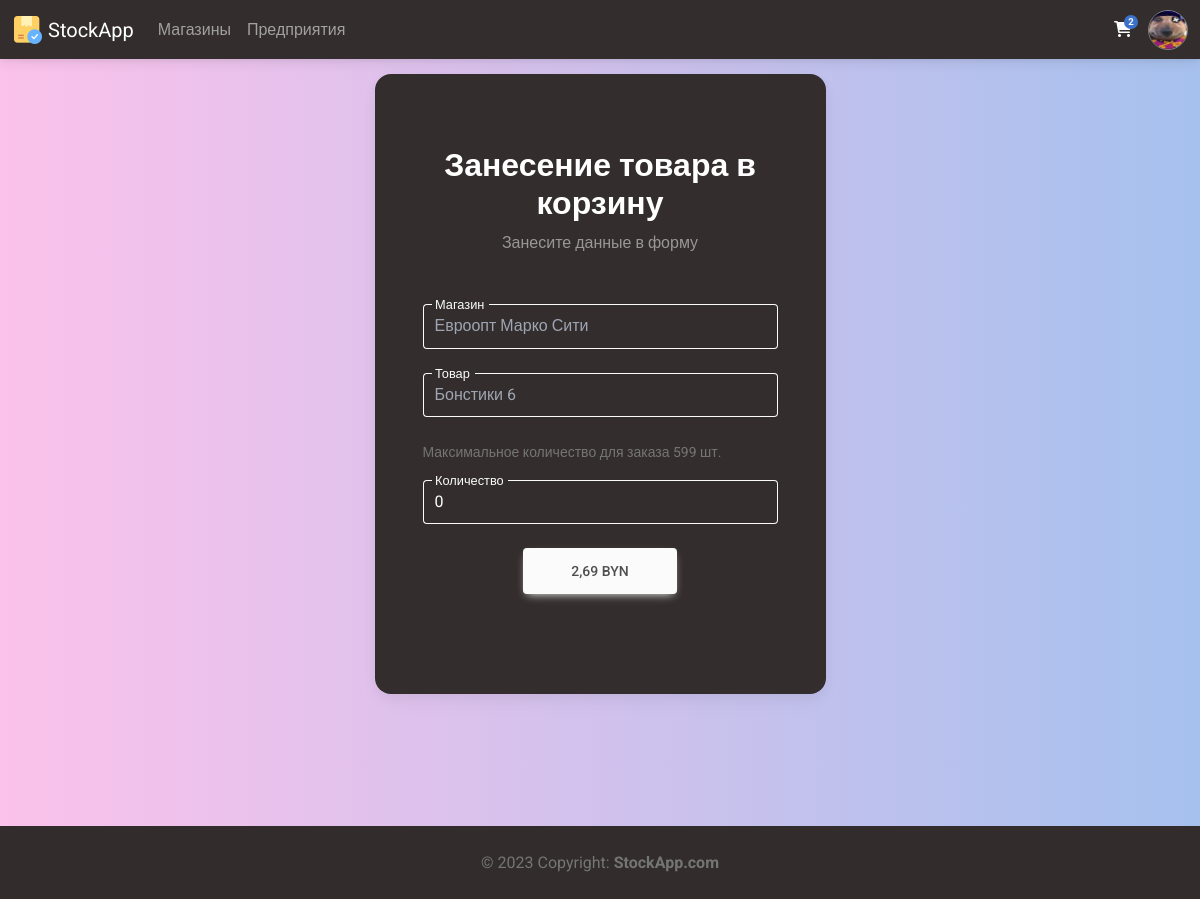
The app's page /shop/to_basket/27 (signed in), older data.
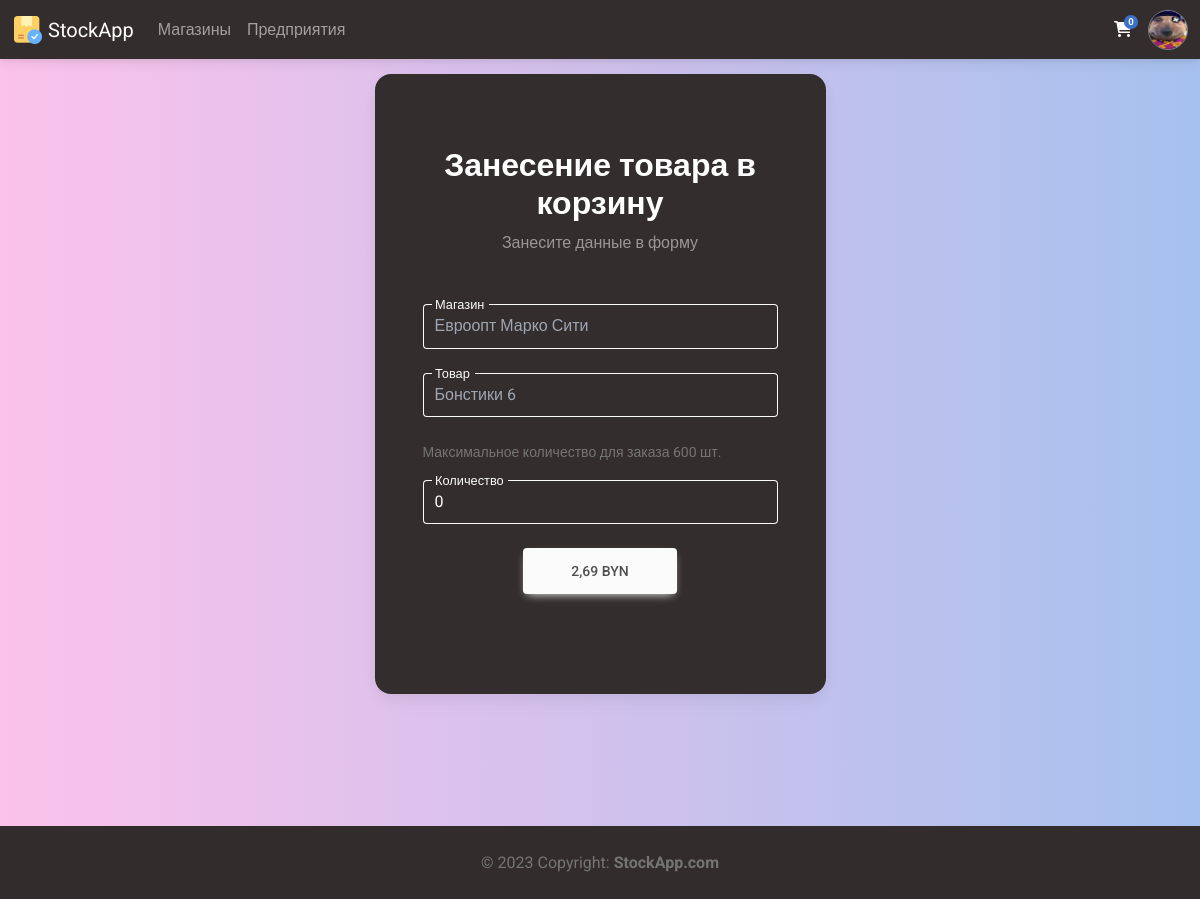
The same page, newer data.
### Members/models.py (models this page shows, shortened)
class Profile(models.Model):
    user = models.ForeignKey(settings.AUTH_USER_MODEL, on_delete=models.CASCADE, verbose_name='Пользователь')
    photo = models.ImageField(upload_to = 'avatars/%Y/%m/%d/', blank=False, verbose_name='Фото')
    bio = models.TextField(blank=True, verbose_name='О себе')
    manufactures = models.ManyToManyField('Manufacture.Manufacture', blank=True, verbose_name="Производства")
    shops = models.ManyToManyField('Shop.Shop', blank=True, verbose_name="Магазины")
    cart = models.ManyToManyField('CartItem', blank=True, verbose_name='Корзина')
    class Meta:
        verbose_name = 'Профиль'
        verbose_name_plural = 'Профили'
        ordering = ['-user', '-bio']

### Shop/models.py (models this page shows, shortened)
class Product(models.Model):
    item = models.ForeignKey('Manufacture.CatalogItem', on_delete=models.CASCADE, blank=False, verbose_name='Товар')
    stock = models.ForeignKey('Shop', on_delete=models.CASCADE, blank=False, verbose_name='Магазин')
    amount = models.IntegerField(validators=[MinValueValidator(0), MaxValueValidator(100000)], verbose_name='Количество')
    price = models.FloatField(validators=[MinValueValidator(0.01), MaxValueValidator(252734999999999.97)], verbose_name='Цена')
    class Meta:
        verbose_name = 'Товар'
        verbose_name_plural = 'Товары'
        ordering = ['-id']

class Shop(models.Model):
    name = models.CharField(max_length = 150, verbose_name='Название', unique=True)
    photo = models.ImageField(upload_to = 'shop/%Y/%m/%d/', blank=False, verbose_name='Фото')
    bio = models.TextField(blank=True, verbose_name='О магазине')
    code = models.CharField(max_length = 16, verbose_name='Код')
    class Meta:
        verbose_name = 'Магазин'
        verbose_name_plural = 'Магазины'
        ordering = ['-name', '-bio']

### Manufacture/models.py (models this page shows, shortened)
class CatalogItem(models.Model):
    manufacturer = models.ForeignKey('Manufacture', on_delete=models.CASCADE, blank=False, null=True, verbose_name='Производитель')
    name = models.CharField(max_length = 150, verbose_name='Название')
    bio = models.TextField(blank=True, verbose_name='О товаре')
    code = models.CharField(max_length = 13, verbose_name='Код товара')
    photo = models.ImageField(upload_to = 'catalog_items/%Y/%m/%d/', blank=False, verbose_name='Фото')
    date_of_manufacture = models.DateField(verbose_name='Дата производства', default='2000-01-01')
    expiration_date = models.DateField(verbose_name='Годен до', default='2000-01-01')
    amount = models.IntegerField(validators=[MinValueValidator(0), MaxValueValidator(100000)], default=100, verbose_name='Произведено единиц')
    price = models.FloatField(validators=[MinValueValidator(0.01), MaxValueValidator(252734999999999.97)], verbose_name='Цена')
    class Meta:
        verbose_name = 'Товар каталога'
        verbose_name_plural = 'Товары каталога'
        ordering = ['-name', '-id']

### Shop/views.py (the view)
# urls.py: path('to_basket/<int:id>', to_basket, name='to_basket'),
@login_required(login_url='login')
def to_basket(request, id):
    if request.method == "POST":
        shop_str = request.POST.get('shop', 'default_stock')
        if Shop.objects.filter(name=shop_str).exists():
            profile = Profile.objects.get(user=request.user)
            if Product.objects.filter(id=id).exists():
                shop = Shop.objects.get(name=shop_str)
                item = Product.objects.get(id=id)
                if profile.cart.filter(product=item).exists():
                    messages.success(request, ("Вы были перенаправлены на страницу редактирования товара в корзине, так как пытались заказать точно такой же товар ещё раз"))
                    return redirect('edit_cart', id=profile.cart.get(product=item).id)
                else:
                    am = int(request.POST.get('amount', '0'))
                    if item.amount >= am and item.amount > 0 and am > 0:
                        item.amount -= am
                        item.save()
                        Profile.objects.get(user=request.user).cart.add(CartItem.objects.create(product=item, amount=am))
                        messages.success(request, (f"Товар был добавлен к вам в корзину"))
                        return redirect('cart')
                    elif am == 0:
                        messages.success(request, ("Вы не можете добавить 0 товаров в корзину!"))
                        return redirect('to_basket', id=id)
                    else:
                        messages.success(request, ("На складе магазина нет указанного количества товара!"))
                        return redirect('to_basket', id=id)
            else:
                messages.success(request, ("Товара с таким названием не существует"))
                return redirect('to_basket', id=id)
        else:
            messages.success(request, ("Магазина с таким кодом не существует"))
            return redirect('to_basket', id=id)
    else:
        context = {
            'title': 'В корзину',
            'request': request,
            'profile': Profile.objects.get(user=request.user),
            'item': Product.objects.get(id=id),
        }
        return render(request, 'to_basket.html', context)

### Main/templatetags/main_tags.py (called while the page is built)
@register.inclusion_tag('modules/nav_profile.html')
def nav_profile(request):
    if request.user.is_authenticated:
        userobj = User.objects.get(username=request.user)
        profile = Profile.objects.get(user=userobj)
        context = {
            "request": request,
            "profile": profile,
        }
    else:
        context = {
            "request": request,
        }
    return context

@register.simple_tag()
def cart_items(request):
    return Profile.objects.get(user=request.user).cart.count()

### Shop/templates/to_basket.html (shortened to what this page needs)
{% extends 'base.html' %}
{% load static %}
{% block head %}
<link rel="stylesheet" href="{% static 'styles/profile.css' %}">
{% endblock %}
{% block content %}
<section class="vh-100 gradient-custom-2">
    <div class="container py-5 h-50">
      <div class="row d-flex justify-content-center align-items-center h-50">
        <div class="col-12 col-md-8 col-lg-6 col-xl-5">
          <div class="card bg-dark text-white" style="border-radius: 1rem;">
            <div class="card-body p-5 text-center">
              <div class="mb-md-5 mt-md-4 pb-1">
                <h2 class="fw-bold mb-">Занесение товара в корзину</h2>
                <p class="text-white-50 mb-5">Занесите данные в форму</p>
                <form action="{% url 'to_basket' id=item.id %}" method="POST">
                  <div class="form-outline form-white mb-4">
                    <input type="text" id="typeShopX" class="form-control form-control-lg bg-dark text-secondary disabled" value="{{item.stock.name}}" readonly name="shop">
                    <label class="form-label" for="typeShopX">Магазин</label>
                  </div>
                  <div class="form-outline form-white mb-4">
                    <input type="text" id="typeNameX" class="form-control form-control-lg bg-dark text-secondary disabled" value="{{item.item.name}}" readonly name="item">
                    <label class="form-label" for="typeNameX">Товар</label>
                  </div>
                  <p class="text-muted small mb-3 text-start">Максимальное количество для заказа {{item.amount}} шт.</p>
                  <div class="form-outline form-white mb-4">
                    <input id="typeAmountX" type="number" class="form-control form-control-lg" step="1" min="0" value="0" name="amount">
                    <label class="form-label" for="typeAmountX">Количество</label>
                  </div>
                  <button class="btn btn-light btn-lg px-5" id="buyButton" type="submit">{{item.price}} BYN</button>
                </form>
              </div>
            </div>
          </div>
        </div>
      </div>
    </div>
</section>
{% endblock %}

### templates/base.html (shortened to what this page needs)
{% load static %}
{% load main_tags %}
<!DOCTYPE html>
<html lang="en">
<head>
    {% block head %}{% endblock %}
    <link href="https://cdnjs.cloudflare.com/ajax/libs/mdb-ui-kit/6.2.0/mdb.min.css" rel="stylesheet"/>
    <link href="https://cdnjs.cloudflare.com/ajax/libs/font-awesome/6.0.0/css/all.min.css" rel="stylesheet"/>
    <link rel="stylesheet" href="{% static 'styles/base.css' %}">
    <link rel="stylesheet" href="{% static 'styles/alert.css' %}">
</head>
<body class="text-bg-light gradient-custom-2">
    <div class="wrapper d-flex flex-column min-vh-100">
        <header class="header">
            {% block header %}
                <nav class="navbar fixed-top navbar-expand-lg navbar-dark bg-dark text-bg-dark">
                    <div class="container-fluid">
                        <div class="collapse navbar-collapse" id="navbarSupportedContent">
                            <a class="navbar-brand mt-2 mt-lg-0" href="{% url 'main' %}">
                                <img src="{% static 'images/icons/64.png' %}" height="32" alt="MDB Logo" loading="lazy" />
                                StockApp
                            </a>
                            {% if request.user.is_authenticated %}
                            <ul class="navbar-nav me-auto mb-2 mb-lg-0">
                                <li class="nav-item">
                                    <a class="nav-link" href="{% url 'all_shops' %}">Магазины</a>
                                </li>
                                <li class="nav-item">
                                    <a class="nav-link" href="{% url 'all_manufactures' %}">Предприятия</a>
                                </li>
                            </ul>
                            {% endif %}
                        </div>
                        <div class="d-flex align-items-center">
                            {% if request.user.is_authenticated %}
                            <a class="text-reset me-3" href="{% url 'cart' %}">
                                <i class="fas fa-shopping-cart"></i>
                                <span class="badge rounded-pill badge-notification bg-primary">{% cart_items request %}</span>
                            </a>
                            {% endif %}
                            {% include 'inc/_nav_profile.html' %}
                        </div>
                    </div>
                </nav>
            {% endblock %}
        </header>
        <main class="main">
            <br>
            {% block content %}
            {% endblock %}
        </main>
        <footer class="footer mt-auto text-center text-lg-start bg-dark text-muted">
            {% block footer %}
                <div class="text-center p-4" style="background-color: rgba(0, 0, 0, 0.025);">
                    © 2023 Copyright:
                    <a class="text-reset fw-bold" href="/">StockApp.com</a>
                </div>
            {% endblock %}
        </footer>
    </div>
    <link rel="stylesheet" href="{% static 'styles/profile.css' %}">
</body>
</html>

Row changes from the older to the newer data that the page shows:
changed Product "Евроопт Марко Сити": amount "599" → "600"
Text that changed along with them:
text no longer shown: "2"
text now shown: "0"
